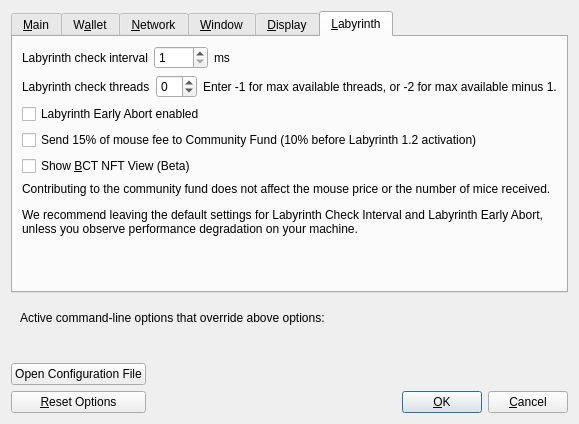
<?xml version="1.0" encoding="UTF-8"?>
<ui version="4.0">
 <class>OptionsDialog</class>
 <widget class="QDialog" name="OptionsDialog">
  <property name="geometry">
   <rect>
    <x>0</x>
    <y>0</y>
    <width>527</width>
    <height>424</height>
   </rect>
  </property>
  <property name="windowTitle">
   <string>Options</string>
  </property>
  <property name="modal">
   <bool>true</bool>
  </property>
  <layout class="QVBoxLayout" name="verticalLayout">
   <item>
    <widget class="QTabWidget" name="tabWidget">
     <property name="currentIndex">
      <number>5</number>
     </property>
     <widget class="QWidget" name="tabMain">
      <attribute name="title">
       <string>&amp;Main</string>
      </attribute>
      <layout class="QVBoxLayout" name="verticalLayout_Main">
       <item>
        <widget class="QCheckBox" name="bitcoinAtStartup">
         <property name="toolTip">
          <string>Automatically start %1 after logging in to the system.</string>
         </property>
         <property name="text">
          <string>&amp;Start %1 on system login</string>
         </property>
        </widget>
       </item>
       <item>
        <layout class="QHBoxLayout" name="horizontalLayout_2_Main">
         <item>
          <widget class="QLabel" name="databaseCacheLabel">
           <property name="text">
            <string>Size of &amp;database cache</string>
           </property>
           <property name="textFormat">
            <enum>Qt::PlainText</enum>
           </property>
           <property name="buddy">
            <cstring>databaseCache</cstring>
           </property>
          </widget>
         </item>
         <item>
          <widget class="QSpinBox" name="databaseCache"/>
         </item>
         <item>
          <widget class="QLabel" name="databaseCacheUnitLabel">
           <property name="text">
            <string>MB</string>
           </property>
           <property name="textFormat">
            <enum>Qt::PlainText</enum>
           </property>
          </widget>
         </item>
         <item>
          <spacer name="horizontalSpacer_2_Main">
           <property name="orientation">
            <enum>Qt::Horizontal</enum>
           </property>
           <property name="sizeHint" stdset="0">
            <size>
             <width>40</width>
             <height>20</height>
            </size>
           </property>
          </spacer>
         </item>
        </layout>
       </item>
       <item>
        <layout class="QHBoxLayout" name="horizontalLayout_3_Main">
         <item>
          <widget class="QLabel" name="threadsScriptVerifLabel">
           <property name="text">
            <string>Number of script &amp;verification threads</string>
           </property>
           <property name="textFormat">
            <enum>Qt::PlainText</enum>
           </property>
           <property name="buddy">
            <cstring>threadsScriptVerif</cstring>
           </property>
          </widget>
         </item>
         <item>
          <widget class="QSpinBox" name="threadsScriptVerif">
           <property name="toolTip">
            <string>(0 = auto, &lt;0 = leave that many cores free)</string>
           </property>
          </widget>
         </item>
         <item>
          <spacer name="horizontalSpacer_3_Main">
           <property name="orientation">
            <enum>Qt::Horizontal</enum>
           </property>
           <property name="sizeHint" stdset="0">
            <size>
             <width>40</width>
             <height>20</height>
            </size>
           </property>
          </spacer>
         </item>
        </layout>
       </item>
       <item>
        <spacer name="verticalSpacer_Main">
         <property name="orientation">
          <enum>Qt::Vertical</enum>
         </property>
         <property name="sizeHint" stdset="0">
          <size>
           <width>20</width>
           <height>40</height>
          </size>
         </property>
        </spacer>
       </item>
      </layout>
     </widget>
     <widget class="QWidget" name="tabWallet">
      <attribute name="title">
       <string>W&amp;allet</string>
      </attribute>
      <layout class="QVBoxLayout" name="verticalLayout_Wallet">
       <item>
        <widget class="QGroupBox" name="groupBox">
         <property name="title">
          <string>Expert</string>
         </property>
         <layout class="QVBoxLayout" name="verticalLayout_2">
          <item>
           <widget class="QCheckBox" name="coinControlFeatures">
            <property name="toolTip">
             <string>Whether to show coin control features or not.</string>
            </property>
            <property name="text">
             <string>Enable coin &amp;control features</string>
            </property>
           </widget>
          </item>
          <item>
           <widget class="QCheckBox" name="spendZeroConfChange">
            <property name="toolTip">
             <string>If you disable the spending of unconfirmed change, the change from a transaction cannot be used until that transaction has at least one confirmation. This also affects how your balance is computed.</string>
            </property>
            <property name="text">
             <string>&amp;Spend unconfirmed change</string>
            </property>
           </widget>
          </item>
         </layout>
        </widget>
       </item>
       <item>
        <spacer name="verticalSpacer_Wallet">
         <property name="orientation">
          <enum>Qt::Vertical</enum>
         </property>
         <property name="sizeHint" stdset="0">
          <size>
           <width>20</width>
           <height>40</height>
          </size>
         </property>
        </spacer>
       </item>
      </layout>
     </widget>
     <widget class="QWidget" name="tabNetwork">
      <attribute name="title">
       <string>&amp;Network</string>
      </attribute>
      <layout class="QVBoxLayout" name="verticalLayout_Network">
       <item>
        <widget class="QCheckBox" name="mapPortUpnp">
         <property name="toolTip">
          <string>Automatically open the Cascoin client port on the router. This only works when your router supports UPnP and it is enabled.</string>
         </property>
         <property name="text">
          <string>Map port using &amp;UPnP</string>
         </property>
        </widget>
       </item>
       <item>
        <widget class="QCheckBox" name="allowIncoming">
         <property name="toolTip">
          <string>Accept connections from outside.</string>
         </property>
         <property name="text">
          <string>Allow incomin&amp;g connections</string>
         </property>
        </widget>
       </item>
       <item>
        <widget class="QCheckBox" name="connectSocks">
         <property name="toolTip">
          <string>Connect to the Cascoin network through a SOCKS5 proxy.</string>
         </property>
         <property name="text">
          <string>&amp;Connect through SOCKS5 proxy (default proxy):</string>
         </property>
        </widget>
       </item>
       <item>
        <layout class="QHBoxLayout" name="horizontalLayout_1_Network">
         <item>
          <widget class="QLabel" name="proxyIpLabel">
           <property name="text">
            <string>Proxy &amp;IP:</string>
           </property>
           <property name="textFormat">
            <enum>Qt::PlainText</enum>
           </property>
           <property name="buddy">
            <cstring>proxyIp</cstring>
           </property>
          </widget>
         </item>
         <item>
          <widget class="QValidatedLineEdit" name="proxyIp">
           <property name="minimumSize">
            <size>
             <width>140</width>
             <height>0</height>
            </size>
           </property>
           <property name="maximumSize">
            <size>
             <width>140</width>
             <height>16777215</height>
            </size>
           </property>
           <property name="toolTip">
            <string>IP address of the proxy (e.g. IPv4: 127.0.0.1 / IPv6: ::1)</string>
           </property>
          </widget>
         </item>
         <item>
          <widget class="QLabel" name="proxyPortLabel">
           <property name="text">
            <string>&amp;Port:</string>
           </property>
           <property name="textFormat">
            <enum>Qt::PlainText</enum>
           </property>
           <property name="buddy">
            <cstring>proxyPort</cstring>
           </property>
          </widget>
         </item>
         <item>
          <widget class="QLineEdit" name="proxyPort">
           <property name="minimumSize">
            <size>
             <width>55</width>
             <height>0</height>
            </size>
           </property>
           <property name="maximumSize">
            <size>
             <width>55</width>
             <height>16777215</height>
            </size>
           </property>
           <property name="toolTip">
            <string>Port of the proxy (e.g. 9050)</string>
           </property>
          </widget>
         </item>
         <item>
          <spacer name="horizontalSpacer_1_Network">
           <property name="orientation">
            <enum>Qt::Horizontal</enum>
           </property>
           <property name="sizeHint" stdset="0">
            <size>
             <width>40</width>
             <height>20</height>
            </size>
           </property>
          </spacer>
         </item>
        </layout>
       </item>
       <item>
        <layout class="QHBoxLayout" name="horizontalLayout_2_Network">
         <item>
          <widget class="QLabel" name="proxyActiveNets">
           <property name="text">
            <string>Used for reaching peers via:</string>
           </property>
           <property name="textFormat">
            <enum>Qt::PlainText</enum>
           </property>
          </widget>
         </item>
         <item>
          <widget class="QCheckBox" name="proxyReachIPv4">
           <property name="enabled">
            <bool>false</bool>
           </property>
           <property name="toolTip">
            <string>Shows if the supplied default SOCKS5 proxy is used to reach peers via this network type.</string>
           </property>
           <property name="text">
            <string/>
           </property>
          </widget>
         </item>
         <item>
          <widget class="QLabel" name="proxyReachIPv4Label">
           <property name="text">
            <string>IPv4</string>
           </property>
           <property name="textFormat">
            <enum>Qt::PlainText</enum>
           </property>
          </widget>
         </item>
         <item>
          <widget class="QCheckBox" name="proxyReachIPv6">
           <property name="enabled">
            <bool>false</bool>
           </property>
           <property name="toolTip">
            <string>Shows if the supplied default SOCKS5 proxy is used to reach peers via this network type.</string>
           </property>
           <property name="text">
            <string/>
           </property>
          </widget>
         </item>
         <item>
          <widget class="QLabel" name="proxyReachIPv6Label">
           <property name="text">
            <string>IPv6</string>
           </property>
           <property name="textFormat">
            <enum>Qt::PlainText</enum>
           </property>
          </widget>
         </item>
         <item>
          <widget class="QCheckBox" name="proxyReachTor">
           <property name="enabled">
            <bool>false</bool>
           </property>
           <property name="toolTip">
            <string>Shows if the supplied default SOCKS5 proxy is used to reach peers via this network type.</string>
           </property>
           <property name="text">
            <string/>
           </property>
          </widget>
         </item>
         <item>
          <widget class="QLabel" name="proxyReachTorLabel">
           <property name="text">
            <string>Tor</string>
           </property>
           <property name="textFormat">
            <enum>Qt::PlainText</enum>
           </property>
          </widget>
         </item>
         <item>
          <spacer name="horizontalSpacer_2_Network">
           <property name="orientation">
            <enum>Qt::Horizontal</enum>
           </property>
           <property name="sizeHint" stdset="0">
            <size>
             <width>40</width>
             <height>20</height>
            </size>
           </property>
          </spacer>
         </item>
        </layout>
       </item>
       <item>
        <widget class="QCheckBox" name="connectSocksTor">
         <property name="toolTip">
          <string>Connect to the Cascoin network through a separate SOCKS5 proxy for Tor hidden services.</string>
         </property>
         <property name="text">
          <string>Use separate SOCKS&amp;5 proxy to reach peers via Tor hidden services:</string>
         </property>
        </widget>
       </item>
       <item>
        <layout class="QHBoxLayout" name="horizontalLayout_3_Network">
         <item>
          <widget class="QLabel" name="proxyIpTorLabel">
           <property name="text">
            <string>Proxy &amp;IP:</string>
           </property>
           <property name="textFormat">
            <enum>Qt::PlainText</enum>
           </property>
           <property name="buddy">
            <cstring>proxyIpTor</cstring>
           </property>
          </widget>
         </item>
         <item>
          <widget class="QValidatedLineEdit" name="proxyIpTor">
           <property name="minimumSize">
            <size>
             <width>140</width>
             <height>0</height>
            </size>
           </property>
           <property name="maximumSize">
            <size>
             <width>140</width>
             <height>16777215</height>
            </size>
           </property>
           <property name="toolTip">
            <string>IP address of the proxy (e.g. IPv4: 127.0.0.1 / IPv6: ::1)</string>
           </property>
          </widget>
         </item>
         <item>
          <widget class="QLabel" name="proxyPortTorLabel">
           <property name="text">
            <string>&amp;Port:</string>
           </property>
           <property name="textFormat">
            <enum>Qt::PlainText</enum>
           </property>
           <property name="buddy">
            <cstring>proxyPortTor</cstring>
           </property>
          </widget>
         </item>
         <item>
          <widget class="QLineEdit" name="proxyPortTor">
           <property name="minimumSize">
            <size>
             <width>55</width>
             <height>0</height>
            </size>
           </property>
           <property name="maximumSize">
            <size>
             <width>55</width>
             <height>16777215</height>
            </size>
           </property>
           <property name="toolTip">
            <string>Port of the proxy (e.g. 9050)</string>
           </property>
          </widget>
         </item>
         <item>
          <spacer name="horizontalSpacer_4_Network">
           <property name="orientation">
            <enum>Qt::Horizontal</enum>
           </property>
           <property name="sizeHint" stdset="0">
            <size>
             <width>40</width>
             <height>20</height>
            </size>
           </property>
          </spacer>
         </item>
        </layout>
       </item>
       <item>
        <spacer name="verticalSpacer_Network">
         <property name="orientation">
          <enum>Qt::Vertical</enum>
         </property>
         <property name="sizeHint" stdset="0">
          <size>
           <width>20</width>
           <height>40</height>
          </size>
         </property>
        </spacer>
       </item>
      </layout>
     </widget>
     <widget class="QWidget" name="tabWindow">
      <attribute name="title">
       <string>&amp;Window</string>
      </attribute>
      <layout class="QVBoxLayout" name="verticalLayout_Window">
       <item>
        <widget class="QCheckBox" name="hideTrayIcon">
         <property name="toolTip">
          <string>Hide the icon from the system tray.</string>
         </property>
         <property name="text">
          <string>&amp;Hide tray icon</string>
         </property>
        </widget>
       </item>
       <item>
        <widget class="QCheckBox" name="minimizeToTray">
         <property name="toolTip">
          <string>Show only a tray icon after minimizing the window.</string>
         </property>
         <property name="text">
          <string>&amp;Minimize to the tray instead of the taskbar</string>
         </property>
        </widget>
       </item>
       <item>
        <widget class="QCheckBox" name="minimizeOnClose">
         <property name="toolTip">
          <string>Minimize instead of exit the application when the window is closed. When this option is enabled, the application will be closed only after selecting Exit in the menu.</string>
         </property>
         <property name="text">
          <string>M&amp;inimize on close</string>
         </property>
        </widget>
       </item>
       <item>
        <spacer name="verticalSpacer_Window">
         <property name="orientation">
          <enum>Qt::Vertical</enum>
         </property>
         <property name="sizeHint" stdset="0">
          <size>
           <width>20</width>
           <height>40</height>
          </size>
         </property>
        </spacer>
       </item>
      </layout>
     </widget>
     <widget class="QWidget" name="tabDisplay">
      <attribute name="title">
       <string>&amp;Display</string>
      </attribute>
      <layout class="QVBoxLayout" name="verticalLayout_Display">
       <item>
        <layout class="QHBoxLayout" name="horizontalLayout_1_Display">
         <item>
          <widget class="QLabel" name="langLabel">
           <property name="text">
            <string>User Interface &amp;language:</string>
           </property>
           <property name="textFormat">
            <enum>Qt::PlainText</enum>
           </property>
           <property name="buddy">
            <cstring>lang</cstring>
           </property>
          </widget>
         </item>
         <item>
          <widget class="QValueComboBox" name="lang">
           <property name="toolTip">
            <string>The user interface language can be set here. This setting will take effect after restarting %1.</string>
           </property>
          </widget>
         </item>
        </layout>
       </item>
       <item>
        <layout class="QHBoxLayout" name="horizontalLayout_2_Display">
         <item>
          <widget class="QLabel" name="unitLabel">
           <property name="text">
            <string>&amp;Unit to show amounts in:</string>
           </property>
           <property name="textFormat">
            <enum>Qt::PlainText</enum>
           </property>
           <property name="buddy">
            <cstring>unit</cstring>
           </property>
          </widget>
         </item>
         <item>
          <widget class="QValueComboBox" name="unit">
           <property name="toolTip">
            <string>Choose the default subdivision unit to show in the interface and when sending coins.</string>
           </property>
          </widget>
         </item>
        </layout>
       </item>
       <item>
        <layout class="QHBoxLayout" name="horizontalLayout_3_Display">
         <item>
          <widget class="QLabel" name="thirdPartyTxUrlsLabel">
           <property name="toolTip">
            <string>Third party URLs (e.g. a block explorer) that appear in the transactions tab as context menu items. %s in the URL is replaced by transaction hash. Multiple URLs are separated by vertical bar |.</string>
           </property>
           <property name="text">
            <string>&amp;Third party transaction URLs</string>
           </property>
           <property name="buddy">
            <cstring>thirdPartyTxUrls</cstring>
           </property>
          </widget>
         </item>
         <item>
          <widget class="QLineEdit" name="thirdPartyTxUrls">
           <property name="toolTip">
            <string>Third party URLs (e.g. a block explorer) that appear in the transactions tab as context menu items. %s in the URL is replaced by transaction hash. Multiple URLs are separated by vertical bar |.</string>
           </property>
          </widget>
         </item>
        </layout>
       </item>
       <item>
        <spacer name="verticalSpacer_Display">
         <property name="orientation">
          <enum>Qt::Vertical</enum>
         </property>
         <property name="sizeHint" stdset="0">
          <size>
           <width>20</width>
           <height>40</height>
          </size>
         </property>
        </spacer>
       </item>
      </layout>
     </widget>
     <widget class="QWidget" name="tabHive">
      <attribute name="title">
       <string>&amp;Labyrinth</string>
      </attribute>
      <layout class="QVBoxLayout" name="verticalLayout_3">
       <item>
        <layout class="QHBoxLayout" name="horizontalLayout_1_Hive">
         <item>
          <widget class="QLabel" name="label">
           <property name="text">
            <string>Labyrinth check interval</string>
           </property>
          </widget>
         </item>
         <item>
          <widget class="QSpinBox" name="labyrinthCheckDelay">
           <property name="minimum">
            <number>1</number>
           </property>
           <property name="maximum">
            <number>1000</number>
           </property>
          </widget>
         </item>
         <item>
          <widget class="QLabel" name="label_2">
           <property name="text">
            <string>ms</string>
           </property>
          </widget>
         </item>
         <item>
          <spacer name="horizontalSpacer">
           <property name="orientation">
            <enum>Qt::Horizontal</enum>
           </property>
           <property name="sizeHint" stdset="0">
            <size>
             <width>40</width>
             <height>20</height>
            </size>
           </property>
          </spacer>
         </item>
        </layout>
       </item>
       <item>
        <layout class="QHBoxLayout" name="horizontalLayout_1_Hive_2">
         <item>
          <widget class="QLabel" name="label_3">
           <property name="text">
            <string>Labyrinth check threads</string>
           </property>
          </widget>
         </item>
         <item>
          <widget class="QSpinBox" name="labyrinthCheckThreads">
           <property name="minimum">
            <number>-2</number>
           </property>
          </widget>
         </item>
         <item>
          <widget class="QLabel" name="label_4">
           <property name="text">
            <string>Enter -1 for max available threads, or -2 for max available minus 1.</string>
           </property>
          </widget>
         </item>
         <item>
          <spacer name="horizontalSpacer_3">
           <property name="orientation">
            <enum>Qt::Horizontal</enum>
           </property>
           <property name="sizeHint" stdset="0">
            <size>
             <width>40</width>
             <height>20</height>
            </size>
           </property>
          </spacer>
         </item>
        </layout>
       </item>
       <item>
        <layout class="QHBoxLayout" name="horizontalLayout_1_Hive_3">
         <item>
          <widget class="QCheckBox" name="labyrinthCheckEarlyOut">
           <property name="text">
            <string>Labyrinth Early Abort enabled</string>
           </property>
          </widget>
         </item>
         <item>
          <spacer name="horizontalSpacer_4">
           <property name="orientation">
            <enum>Qt::Horizontal</enum>
           </property>
           <property name="sizeHint" stdset="0">
            <size>
             <width>40</width>
             <height>20</height>
            </size>
           </property>
          </spacer>
         </item>
        </layout>
       </item>
       <item>
        <layout class="QHBoxLayout" name="horizontalLayout_1_Hive_4">
                   <item>
           <widget class="QCheckBox" name="hiveContribCF">
            <property name="text">
             <string>Send 15% of mouse fee to Community Fund (10% before Labyrinth 1.2 activation)</string>
            </property>
           </widget>
          </item>
          <item>
           <spacer name="horizontalSpacer_5">
            <property name="orientation">
             <enum>Qt::Horizontal</enum>
            </property>
            <property name="sizeHint" stdset="0">
             <size>
              <width>40</width>
              <height>20</height>
             </size>
            </property>
           </spacer>
          </item>
         </layout>
        </item>
        <item>
         <layout class="QHBoxLayout" name="horizontalLayout_1_BCT">
          <item>
           <widget class="QCheckBox" name="showBCTView">
            <property name="toolTip">
             <string>Show or hide the BCT NFT view tab. This is a beta feature that may take time to adapt to the network.</string>
            </property>
            <property name="text">
             <string>Show &amp;BCT NFT View (Beta)</string>
            </property>
           </widget>
          </item>
          <item>
           <spacer name="horizontalSpacer_6">
            <property name="orientation">
             <enum>Qt::Horizontal</enum>
            </property>
            <property name="sizeHint" stdset="0">
             <size>
              <width>40</width>
              <height>20</height>
             </size>
            </property>
           </spacer>
          </item>
         </layout>
        </item>
       <item>
        <widget class="QLabel" name="label_5">
         <property name="text">
          <string>&lt;html&gt;&lt;head/&gt;&lt;body&gt;&lt;p&gt;Contributing to the community fund does not affect the mouse price or the number of mice received.&lt;/p&gt;&lt;p&gt;We recommend leaving the default settings for Labyrinth Check Interval and Labyrinth Early Abort, unless you observe performance degradation on your machine.&lt;/p&gt;&lt;/body&gt;&lt;/html&gt;</string>
         </property>
         <property name="wordWrap">
          <bool>true</bool>
         </property>
        </widget>
       </item>
       <item>
        <spacer name="verticalSpacer_2">
         <property name="orientation">
          <enum>Qt::Vertical</enum>
         </property>
         <property name="sizeHint" stdset="0">
          <size>
           <width>20</width>
           <height>180</height>
          </size>
         </property>
        </spacer>
       </item>
      </layout>
     </widget>
    </widget>
   </item>
   <item>
    <widget class="QFrame" name="frame">
     <layout class="QVBoxLayout" name="verticalLayout_Bottom">
      <item>
       <layout class="QHBoxLayout" name="horizontalLayout_Bottom">
        <item>
         <widget class="QLabel" name="overriddenByCommandLineInfoLabel">
          <property name="text">
           <string>Active command-line options that override above options:</string>
          </property>
          <property name="textFormat">
           <enum>Qt::PlainText</enum>
          </property>
         </widget>
        </item>
        <item>
         <spacer name="horizontalSpacer_Bottom">
          <property name="orientation">
           <enum>Qt::Horizontal</enum>
          </property>
          <property name="sizeHint" stdset="0">
           <size>
            <width>40</width>
            <height>20</height>
           </size>
          </property>
         </spacer>
        </item>
       </layout>
      </item>
      <item>
       <widget class="QLabel" name="overriddenByCommandLineLabel">
        <property name="text">
         <string/>
        </property>
        <property name="textFormat">
         <enum>Qt::PlainText</enum>
        </property>
        <property name="wordWrap">
         <bool>true</bool>
        </property>
       </widget>
      </item>
     </layout>
    </widget>
   </item>
   <item>
    <layout class="QHBoxLayout" name="horizontalLayout_Buttons">
     <item>
      <layout class="QVBoxLayout" name="verticalLayout_Buttons">
       <item>
        <widget class="QPushButton" name="openBitcoinConfButton">
         <property name="toolTip">
          <string>Open the %1 configuration file from the working directory.</string>
         </property>
         <property name="text">
          <string>Open Configuration File</string>
         </property>
         <property name="autoDefault">
          <bool>false</bool>
         </property>
        </widget>
       </item>
       <item>
        <widget class="QPushButton" name="resetButton">
         <property name="toolTip">
          <string>Reset all client options to default.</string>
         </property>
         <property name="text">
          <string>&amp;Reset Options</string>
         </property>
         <property name="autoDefault">
          <bool>false</bool>
         </property>
        </widget>
       </item>
      </layout>
     </item>
     <item>
      <spacer name="horizontalSpacer_1">
       <property name="orientation">
        <enum>Qt::Horizontal</enum>
       </property>
       <property name="sizeHint" stdset="0">
        <size>
         <width>40</width>
         <height>48</height>
        </size>
       </property>
      </spacer>
     </item>
     <item>
      <widget class="QLabel" name="statusLabel">
       <property name="minimumSize">
        <size>
         <width>200</width>
         <height>0</height>
        </size>
       </property>
       <property name="font">
        <font>
         
         <bold>true</bold>
        </font>
       </property>
       <property name="text">
        <string/>
       </property>
       <property name="textFormat">
        <enum>Qt::PlainText</enum>
       </property>
       <property name="wordWrap">
        <bool>true</bool>
       </property>
      </widget>
     </item>
     <item>
      <spacer name="horizontalSpacer_2">
       <property name="orientation">
        <enum>Qt::Horizontal</enum>
       </property>
       <property name="sizeHint" stdset="0">
        <size>
         <width>40</width>
         <height>48</height>
        </size>
       </property>
      </spacer>
     </item>
     <item>
      <layout class="QVBoxLayout" name="verticalLayout_4">
       <item>
        <spacer name="verticalSpacer">
         <property name="orientation">
          <enum>Qt::Vertical</enum>
         </property>
         <property name="sizeHint" stdset="0">
          <size>
           <width>20</width>
           <height>40</height>
          </size>
         </property>
        </spacer>
       </item>
       <item>
        <layout class="QHBoxLayout" name="horizontalLayout">
         <item>
          <widget class="QPushButton" name="okButton">
           <property name="text">
            <string>&amp;OK</string>
           </property>
           <property name="autoDefault">
            <bool>false</bool>
           </property>
           <property name="default">
            <bool>true</bool>
           </property>
          </widget>
         </item>
         <item>
          <widget class="QPushButton" name="cancelButton">
           <property name="text">
            <string>&amp;Cancel</string>
           </property>
           <property name="autoDefault">
            <bool>false</bool>
           </property>
          </widget>
         </item>
        </layout>
       </item>
      </layout>
     </item>
    </layout>
   </item>
  </layout>
 </widget>
 <customwidgets>
  <customwidget>
   <class>QValidatedLineEdit</class>
   <extends>QLineEdit</extends>
   <header>qt/qvalidatedlineedit.h</header>
  </customwidget>
  <customwidget>
   <class>QValueComboBox</class>
   <extends>QComboBox</extends>
   <header>qt/qvaluecombobox.h</header>
  </customwidget>
 </customwidgets>
 <resources/>
 <connections/>
</ui>
